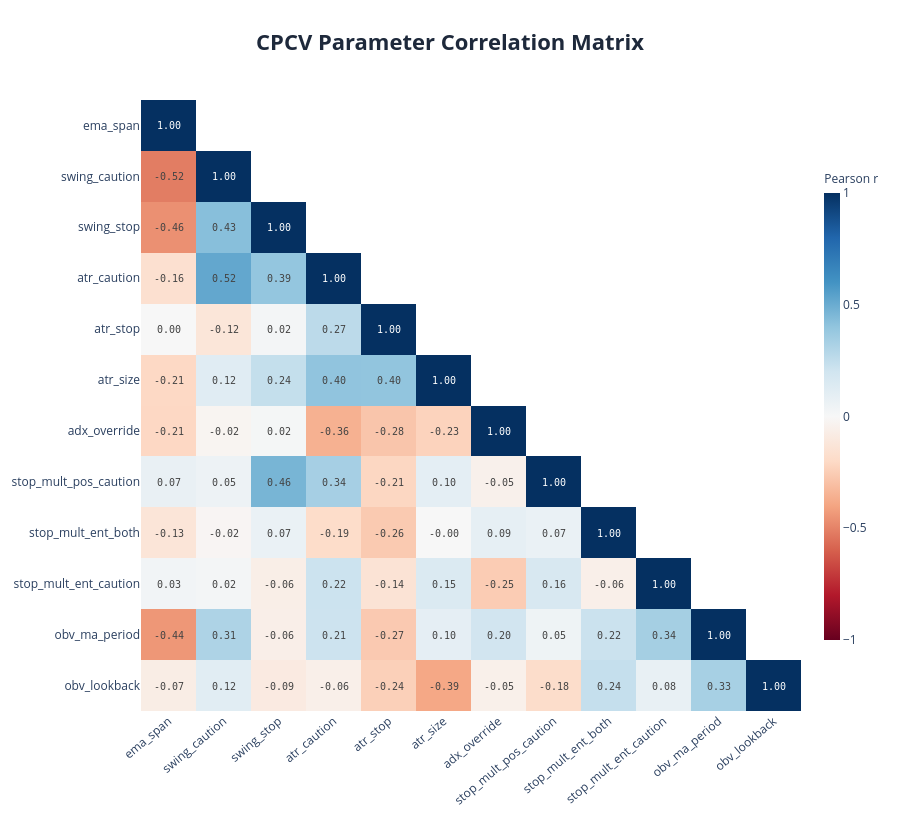

Write notebook code for a chart like this one.
### Markdown cell above
### Parameter Correlation Matrix

Pearson correlation between every pair of free parameters **across the 28 splits**.
Each cell value is how consistently the two parameters move together when Optuna
optimises on different training windows.

- **Red** (r close to −1) — strong negative correlation: when the optimizer raises one
  parameter it tends to lower the other. The two may be partially substitutable.
- **Blue** (r close to +1) — strong positive correlation: both parameters rise or fall
  together. One might be redundant — consider fixing the less interpretable one.
- **White** (r ≈ 0) — independent. Each parameter is doing its own job.

Only the lower triangle is shown; the upper is the mirror image.

**What to look for:** Any |r| > 0.6 pair is worth investigating. High correlation can
mean the search space has a ridge the optimizer slides along freely — removing one
parameter or fixing the ratio between them may reduce overfitting.

### Code cell
plot_parameter_correlation_matrix(analysis);

### Figure 1 — Plotly figure (JSON) as saved in the notebook; plotly's stock layout.template omitted (floating-point values rounded to 4 significant figures; data arrays with more than 128 entries replaced by an {"elided": "..."} marker saying what was removed)
{"data": [{"colorbar": {"len": 0.8, "thickness": 16, "title": {"font": {"size": 12}, "text": "Pearson r"}}, "colorscale": [[0, "rgb(103,0,31)"], [0.1, "rgb(178,24,43)"], [0.2, "rgb(214,96,77)"], [0.3, "rgb(244,165,130)"], [0.4, "rgb(253,219,199)"], [0.5, "rgb(247,247,247)"], [0.6, "rgb(209,229,240)"], [0.7, "rgb(146,197,222)"], [0.8, "rgb(67,147,195)"], [0.9, "rgb(33,102,172)"], [1, "rgb(5,48,97)"]], "hovertemplate": "<b>%{y}</b> × <b>%{x}</b><br>r = %{z:.3f}<extra></extra>", "text": {"elided": "12x12 str values"}, "textfont": {"family": "monospace", "size": 10}, "texttemplate": "%{text}", "type": "heatmap", "x": ["ema_span", "swing_caution", "swing_stop", "atr_caution", "atr_stop", "atr_size", "adx_override", "stop_mult_pos_caution", "stop_mult_ent_both", "stop_mult_ent_caution", "obv_ma_period", "obv_lookback"], "y": ["ema_span", "swing_caution", "swing_stop", "atr_caution", "atr_stop", "atr_size", "adx_override", "stop_mult_pos_caution", "stop_mult_ent_both", "stop_mult_ent_caution", "obv_ma_period", "obv_lookback"], "z": {"elided": "12x12 float values"}, "zmax": 1, "zmid": 0, "zmin": -1}], "layout": {"height": 820, "title": {"font": {"color": "#1E293B", "size": 22}, "text": "<b>CPCV Parameter Correlation Matrix</b>", "x": 0.5, "xanchor": "center"}, "xaxis": {"showgrid": false, "side": "bottom", "tickangle": -40, "zeroline": false}, "yaxis": {"autorange": "reversed", "showgrid": false, "zeroline": false}}}
